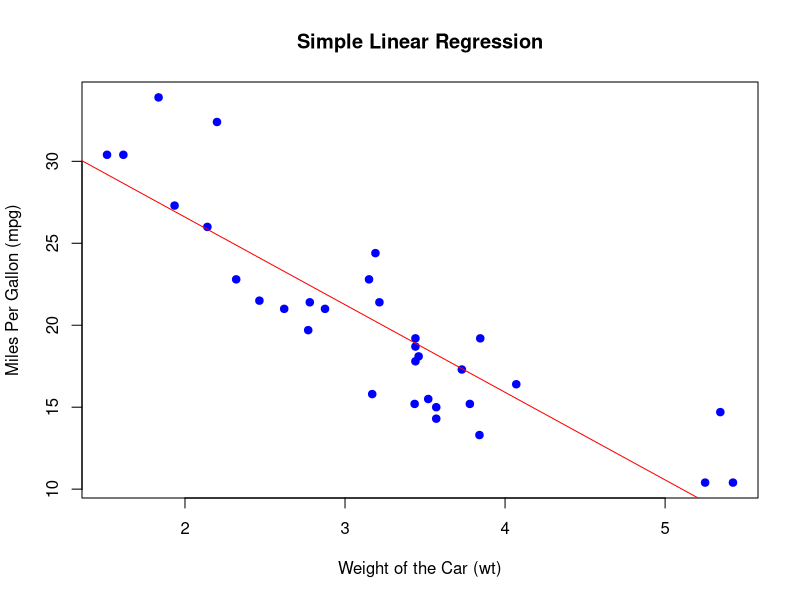

Here is the R script that generated this plot:
## ---- chunk 1
# Load the mtcars dataset
data(mtcars)
# View the first few rows of the dataset
head(mtcars)
## ---- chunk 2
# Fit the linear regression model
model <- lm(mpg ~ wt, data = mtcars)
## ---- chunk 3
# Get the summary of the model
summary(model)
## ---- chunk 4
# Plot the data points
plot(mtcars$wt, mtcars$mpg, main = "Simple Linear Regression", 
     xlab = "Weight of the Car (wt)", ylab = "Miles Per Gallon (mpg)", 
     pch = 19, col = "blue")

# Add the regression line
abline(model, col = "red")
## ---- chunk 5
# Predict mpg for a car that weighs 3.5 tons
new_data <- data.frame(wt = 3.5)
predicted_mpg <- predict(model, new_data)
print(paste("Predicted MPG for a car weighing 3.5 tons:", round(predicted_mpg, 2)))
